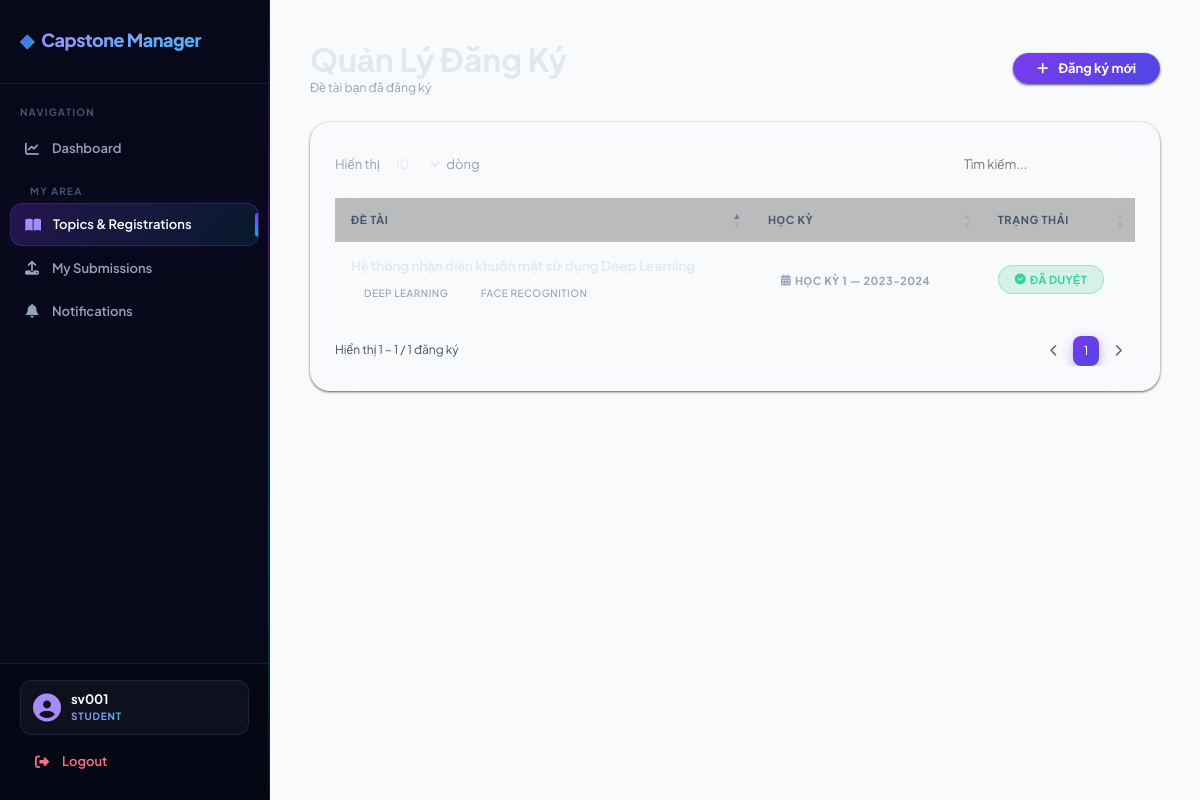
Screenshot of /index.php?page=registrations (signed in) with the database file from the repository.
### tables this page shows
CREATE TABLE topic_registrations (
  id                  INT UNSIGNED AUTO_INCREMENT PRIMARY KEY,
  student_id          INT UNSIGNED NOT NULL,
  topic_id            INT UNSIGNED NOT NULL,
  semester_id         INT UNSIGNED NOT NULL,
  desired_lecturer_id INT UNSIGNED DEFAULT NULL,
  keywords            VARCHAR(255) DEFAULT NULL,
  status              ENUM('pending','approved','rejected') NOT NULL DEFAULT 'pending',
  created_at          TIMESTAMP DEFAULT CURRENT_TIMESTAMP,
  FOREIGN KEY (student_id)          REFERENCES students(id)  ON DELETE CASCADE,
  FOREIGN KEY (topic_id)            REFERENCES topics(id)    ON DELETE CASCADE,
  FOREIGN KEY (semester_id)         REFERENCES semesters(id),
  FOREIGN KEY (desired_lecturer_id) REFERENCES lecturers(id) ON DELETE SET NULL
);

CREATE TABLE topics (
  id          INT UNSIGNED AUTO_INCREMENT PRIMARY KEY,
  title       VARCHAR(255) NOT NULL,
  description TEXT         DEFAULT NULL,
  keywords    VARCHAR(255) DEFAULT NULL,
  semester_id INT UNSIGNED NOT NULL,
  created_by  INT UNSIGNED DEFAULT NULL,
  status      ENUM('draft','pending','approved','rejected') NOT NULL DEFAULT 'pending',
  created_at  TIMESTAMP DEFAULT CURRENT_TIMESTAMP,
  FOREIGN KEY (semester_id) REFERENCES semesters(id),
  FOREIGN KEY (created_by)  REFERENCES users(id) ON DELETE SET NULL
);

CREATE TABLE semesters (
  id         INT UNSIGNED AUTO_INCREMENT PRIMARY KEY,
  name       VARCHAR(100) NOT NULL,
  start_date DATE         NOT NULL,
  end_date   DATE         NOT NULL,
  created_at TIMESTAMP DEFAULT CURRENT_TIMESTAMP
);

### app/controllers/RegistrationController.php (called while the page is built, shortened)
<?php
class RegistrationController {
    private $regModel;
    public function __construct() {
        $this->regModel = new TopicRegistration();
    }
    public function index() {
        $role = $_SESSION['user']['role'] ?? '';
        if ($role === 'admin') {
            $registrations = $this->regModel->getAll();
        } elseif ($role === 'student') {
            $studentId = $_SESSION['user']['student_id'] ?? null;
            $registrations = $studentId
                ? $this->regModel->getByStudent($studentId)
                : [];
        } else {
            $registrations = [];
        }
        require '../app/views/registrations/index.php';
    }
}

### core/Database.php (called while the page is built)
<?php
class Database {
    private static $instance = null;
    private $conn;
    private $host = "localhost";
    private $dbname = "capstone_manager";
    private $username = "root";
    private $password = "";
    private function __construct(){
        try{
            $this->conn = new PDO(
                "mysql:host={$this->host};dbname={$this->dbname};charset=utf8mb4",
                $this->username,
                $this->password
            );
            $this->conn->setAttribute(
                PDO::ATTR_ERRMODE,
                PDO::ERRMODE_EXCEPTION
            );
            $this->conn->setAttribute(
                PDO::ATTR_DEFAULT_FETCH_MODE,
                PDO::FETCH_ASSOC
            );
        }catch(PDOException $e){
            die("Database Error: " . $e->getMessage());
        }
    }
    public static function getInstance(){
        if(self::$instance == null){
            self::$instance = new Database();
        }
        return self::$instance;
    }
    public function getConnection(){
        return $this->conn;
    }
}

### app/models/TopicRegistration.php (called while the page is built, shortened)
<?php
class TopicRegistration {
    private $conn;
    public function __construct() {
        $this->conn = Database::getInstance()->getConnection();
    }
    public function getByStudent($studentId) {
        $sql = "SELECT r.*, t.title as topic_title, sem.name as semester_name, l.full_name as lecturer_name
                FROM topic_registrations r
                JOIN topics t ON r.topic_id = t.id
                JOIN semesters sem ON r.semester_id = sem.id
                LEFT JOIN lecturers l ON r.desired_lecturer_id = l.id
                WHERE r.student_id = ? ORDER BY r.created_at DESC";
        $stmt = $this->conn->prepare($sql);
        $stmt->execute([$studentId]);
        return $stmt->fetchAll(PDO::FETCH_ASSOC);
    }
}

### app/views/registrations/index.php (the view, shortened to what this page needs)
<?php require '../app/views/layouts/header.php'; ?>
<?php require '../app/views/layouts/sidebar.php'; ?>
<?php $role = $_SESSION['user']['role']; ?>
<div class="main-content" style="padding: 40px; background-color: #f8fafc; min-height: 100vh;">
    <div class="d-flex justify-content-between align-items-center mb-4">
        <div>
            <h2 class="fw-bold mb-0">Quản Lý Đăng Ký</h2>
            <p class="text-muted small mb-0">
                <?php if ($role === 'admin'): ?>
                    Tất cả đăng ký đề tài trong hệ thống
                <?php elseif ($role === 'lecturer'): ?>
                    Sinh viên đăng ký chọn bạn làm giảng viên hướng dẫn
                <?php else: ?>
                    Đề tài bạn đã đăng ký
                <?php endif; ?>
            </p>
        </div>
        <?php if ($role === 'student'): ?>
            <a href="index.php?page=registration-create"
               class="btn btn-primary rounded-pill px-4 shadow-sm fw-bold">
                <i class="fa fa-plus me-1"></i> Đăng ký mới
            </a>
        <?php endif; ?>
    </div>
    <div class="card border-0 shadow-sm" style="border-radius: 20px;">
        <div class="card-body p-4">
            <div class="table-responsive">
                <table class="table table-hover align-middle" id="registrationsTable">
                    <thead>
                        <tr class="text-muted small text-uppercase">
                            <th class="ps-3">Đề Tài</th>
                            <th>Học Kỳ</th>
                            <th>Trạng Thái</th>
                        </tr>
                    </thead>
                    <tbody>
                        <?php if (!empty($registrations)): foreach ($registrations as $r):
                            $s   = $r['status'];
                            $badgeCls = $s === 'approved' ? 'bg-success'
                                      : ($s === 'rejected' ? 'bg-danger'
                                      : 'bg-warning text-dark');
                            $badgeLbl = $s === 'approved' ? 'Đã duyệt'
                                      : ($s === 'rejected' ? 'Từ chối'
                                      : 'Chờ duyệt');
                            $badgeIcon = $s === 'approved' ? 'fa-circle-check'
                                       : ($s === 'rejected' ? 'fa-circle-xmark'
                                       : 'fa-clock');
                        ?>
                            <tr>
                                <td class="ps-3">
                                    <div class="fw-semibold"><?= htmlspecialchars($r['topic_title']) ?></div>
                                    <?php if (!empty($r['keywords'])): ?>
                                        <div class="mt-1">
                                            <?php foreach (explode(',', $r['keywords']) as $kw): ?>
                                                <span class="badge bg-light text-secondary border me-1"
                                                      style="font-size:10px; font-weight:500;">
                                                    <?= htmlspecialchars(trim($kw)) ?>
                                                </span>
                                            <?php endforeach; ?>
                                        </div>
                                    <?php endif; ?>
                                </td>
                                <td>
                                    <span class="badge bg-light text-dark border" style="font-size:11px;">
                                        <i class="fa fa-calendar-alt me-1 text-muted"></i>
                                        <?= htmlspecialchars($r['semester_name']) ?>
                                    </span>
                                </td>
                                <td>
                                    <span class="badge rounded-pill <?= $badgeCls ?> px-3 py-2"
                                          style="font-size:11px; letter-spacing:.3px;">
                                        <i class="fa <?= $badgeIcon ?> me-1"></i><?= $badgeLbl ?>
                                    </span>
                                </td>
                            </tr>
                        <?php endforeach; endif; ?>
                    </tbody>
                </table>
            </div>
        </div>
    </div>
</div>
<?php require '../app/views/layouts/footer.php'; ?>

### rows the page displays
topic_registrations: topic.title "Hệ thống nhận diện khuôn mặt sử dụng Deep Learning", keywords "DEEP LEARNING", keywords "FACE RECOGNITION", semester.name "HỌC KỲ 1 — 2023-2024", status "ĐÃ DUYỆT"

### other values shown
explode('@', $email)[0] "sv001"
$_SESSION['user']['role'] "STUDENT"
